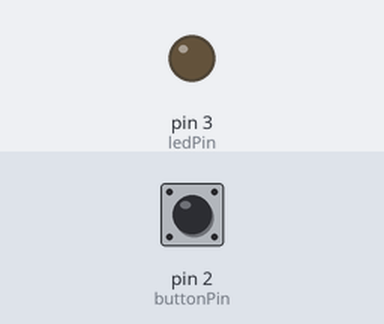
A sketch run on a simulated Arduino Uno, built with avr-gcc and run on an emulated ATmega328P. Shown: output pins drawn as LEDs (lit = HIGH). The test bench sets the inputs (shaded band); at power-on: pin 2 (buttonPin) HIGH.

Above: at 1.2 s.
1.3 s: pin 2 (buttonPin) pulled LOW for 0.15 s
At 1.37 s:
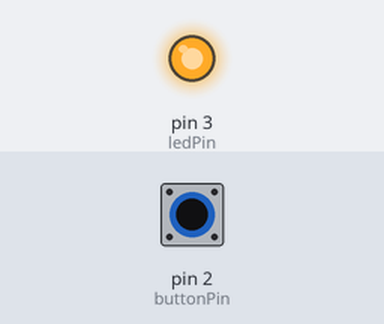
2.9 s: pin 2 (buttonPin) pulled LOW for 3.2 s
At 7.3 s:
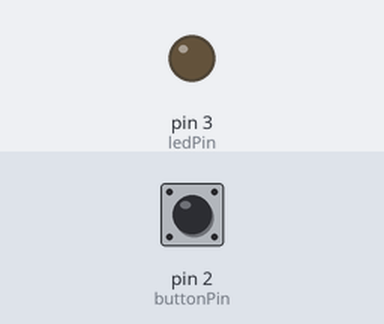
Timing chart, 0 to 8.8 s (numbered marks = the images above; inputs shaded):
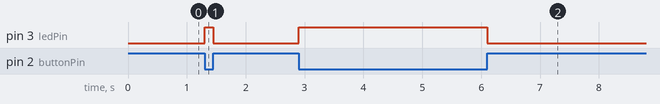

The sketch:

ButtonLed.ino
```cpp
// Simple example reading a push button on pin 2 and lighting an LED on pin 3

const int buttonPin = 2;
const int ledPin = 3;

void setup() {
  pinMode(buttonPin, INPUT_PULLUP);  // configure pin 2 as input with pull-up resistor
  pinMode(ledPin, OUTPUT);           // configure pin 3 as output
}

void loop() {
  int buttonState = digitalRead(buttonPin);  // read the state of the push button
  // When using INPUT_PULLUP, pressed button gives LOW
  if (buttonState == LOW) {
    digitalWrite(ledPin, HIGH);    // turn LED on
  } else {
    digitalWrite(ledPin, LOW);     // turn LED off
  }
}
```

Measured:
- after the input at 1.3 s, pin 3 (ledPin): LOW → HIGH at once, → LOW 0.15 s later
- after the input at 2.9 s, pin 3 (ledPin): LOW → HIGH at once, → LOW 3.2 s later
